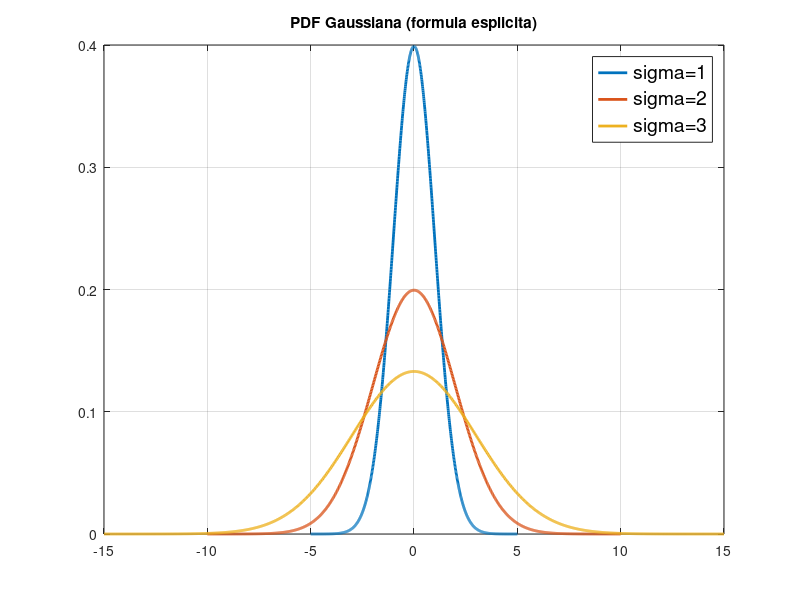
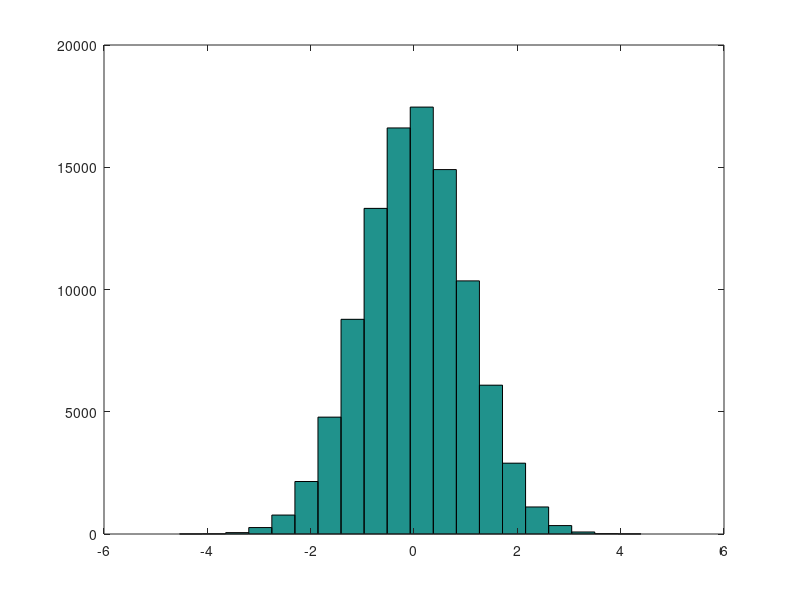

Recreate these plots in MATLAB, in order.
clear all
close all
clc


mu = 0;
sigma_vet = 1:3;
figure
for i=1:length(sigma_vet)
    sigma=sigma_vet(i);
x = linspace(-5*sigma,5*sigma,1000);
pdf = 1/(sqrt(2*pi)*sigma) * exp(-(x-mu).^2/(2*sigma^2));
plot(x, pdf, 'LineWidth', 2)
hold on
grid on
end
legend('sigma=1','sigma=2','sigma=3','Fontsize',14)
title('PDF Gaussiana (formula esplicita)')



% 
 aa=randn(100000,1);
 figure
 hist(aa,20)
